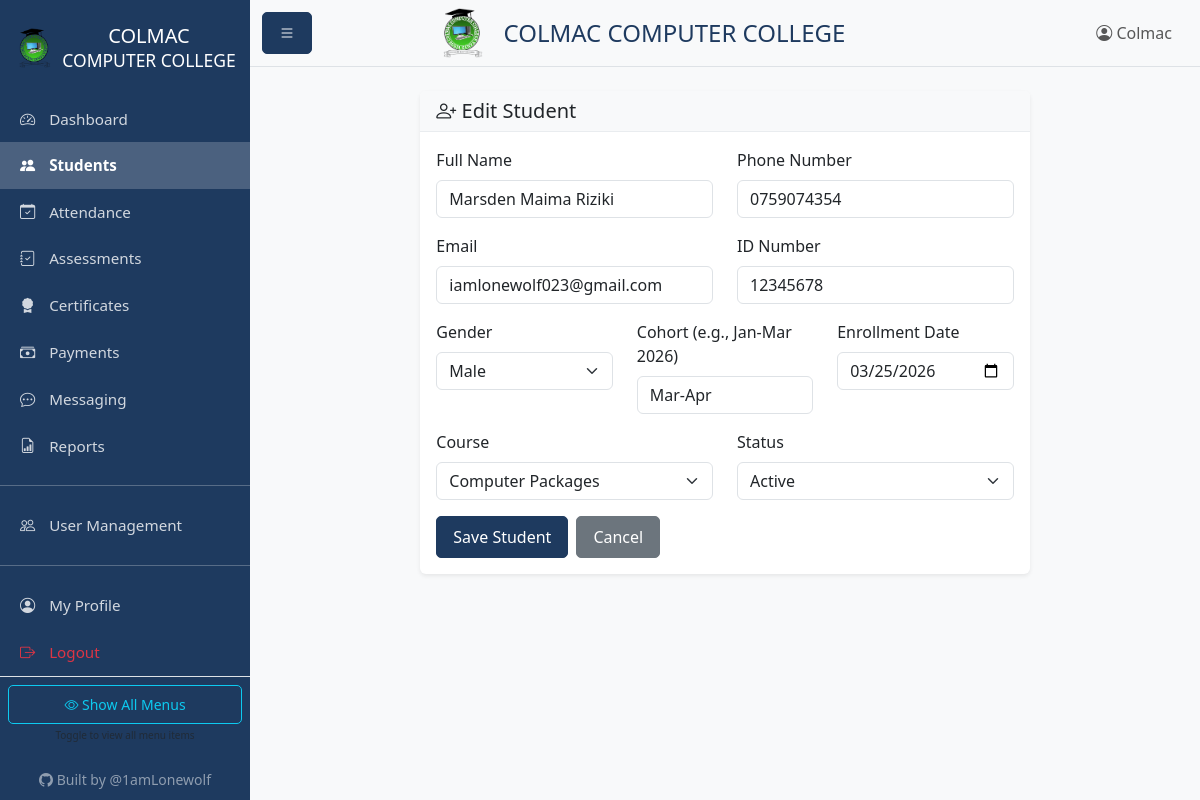
The page /students/1/edit (signed in) on the database its author committed.
### models.py (models this page shows, shortened)
class User(UserMixin, db.Model):
    id = db.Column(db.Integer, primary_key=True)
    username = db.Column(db.String(80), unique=True, nullable=False)
    password_hash = db.Column(db.String(256), nullable=False)
    role = db.Column(db.String(20), default='instructor')  # admin, instructor, receptionist
    is_active = db.Column(db.Boolean, default=True)
    created_at = db.Column(db.DateTime, default=datetime.utcnow)
    created_by = db.Column(db.Integer, db.ForeignKey('user.id'))
    custom_permissions = db.Column(db.Text, default='{}')
    @property
    def is_admin(self):
        return self.role == 'admin'
    @property
    def is_instructor(self):
        return self.role in ['admin', 'instructor']
    @property
    def is_receptionist(self):
        return self.role in ['admin', 'receptionist']
    def get_permissions(self):
        import json
        try:
            return json.loads(self.custom_permissions or '{}')
        except:
            return {}
    def has_permission(self, key):
        perms = self.get_permissions()
        return perms.get(key, False)

class Student(db.Model):
    id = db.Column(db.Integer, primary_key=True)
    name = db.Column(db.String(100), nullable=False)
    phone = db.Column(db.String(20))
    email = db.Column(db.String(120))
    id_number = db.Column(db.String(50))  # National ID or student ID
    gender = db.Column(db.String(10))
    enrollment_date = db.Column(db.DateTime, default=datetime.utcnow)
    cohort = db.Column(db.String(50))  # e.g., "Jan-Mar 2026"
    status = db.Column(db.String(20), default='active')  # active, completed, dropped
    created_at = db.Column(db.DateTime, default=datetime.utcnow)
    updated_at = db.Column(db.DateTime, default=datetime.utcnow, onupdate=datetime.utcnow)
    attendances = db.relationship('Attendance', backref='student', lazy=True, cascade='all, delete-orphan')
    assessments = db.relationship('Assessment', backref='student', lazy=True, cascade='all, delete-orphan')
    certificates = db.relationship('Certificate', backref='student', lazy=True, cascade='all, delete-orphan')
    payments = db.relationship('Payment', backref='student', lazy=True, cascade='all, delete-orphan')

### blueprints/students.py (the view, shortened to what this page needs)
@students_bp.route('/<int:id>/edit', methods=['GET', 'POST'])
@login_required
def edit(id):
    from forms import StudentForm
    student = Student.query.get_or_404(id)
    courses = Course.query.all()
    form = StudentForm(obj=student)
    form.course_id.choices = [(c.id, c.name) for c in courses]
    return render_template('students/form.html', form=form, courses=courses, title='Edit Student', student=student)

### forms.py
class StudentForm(FlaskForm):
    name = StringField('Full Name', validators=[DataRequired(), Length(max=100)])
    phone = StringField('Phone Number', validators=[Optional(), Length(max=20)])
    email = StringField('Email', validators=[Optional(), Email(), Length(max=120)])
    id_number = StringField('ID Number', validators=[Optional(), Length(max=50)])
    gender = SelectField('Gender', choices=[('', 'Select'), ('Male', 'Male'), ('Female', 'Female')])
    cohort = StringField('Cohort (e.g., Jan-Mar 2026)', validators=[DataRequired(), Length(max=50)])
    enrollment_date = DateField('Enrollment Date', validators=[DataRequired()])
    course_id = SelectField('Course', coerce=int, validators=[Optional()], choices=[])
    status = SelectField('Status', choices=[('active', 'Active'), ('completed', 'Completed'), ('dropped', 'Dropped')], default='active')
    submit = SubmitField('Save Student')

### app.py (called while the page is built)
@app.context_processor
def inject_config():
    return {
        'COURSE_FEE': app.config['COURSE_FEE'],
        'COURSE_NAME': app.config['COURSE_NAME']
    }

### models.py (called while the page is built)
def init_login_manager(app):
    login_manager.init_app(app)
    login_manager.login_view = 'auth.login'
    @login_manager.user_loader
    def load_user(user_id):
        return User.query.get(int(user_id))

### templates/students/form.html (shortened to what this page needs)
{% extends "base.html" %}
{% block content %}
<div class="row justify-content-center">
    <div class="col-md-8">
        <div class="card">
            <div class="card-header bg-light">
                <h5 class="mb-0"><i class="bi bi-person-plus"></i> {{ title }}</h5>
            </div>
            <div class="card-body">
                <form method="POST">
                    <div class="row">
                        <div class="col-md-6 mb-3">
                            {{ form.name.label(class="form-label") }}
                            {{ form.name(class="form-control") }}
                        </div>
                        <div class="col-md-6 mb-3">
                            {{ form.phone.label(class="form-label") }}
                            {{ form.phone(class="form-control", placeholder="+254...") }}
                        </div>
                    </div>
                    <div class="row">
                        <div class="col-md-6 mb-3">
                            {{ form.email.label(class="form-label") }}
                            {{ form.email(class="form-control") }}
                        </div>
                        <div class="col-md-6 mb-3">
                            {{ form.id_number.label(class="form-label") }}
                            {{ form.id_number(class="form-control") }}
                        </div>
                    </div>
                    <div class="row">
                        <div class="col-md-4 mb-3">
                            {{ form.gender.label(class="form-label") }}
                            {{ form.gender(class="form-select") }}
                        </div>
                        <div class="col-md-4 mb-3">
                            {{ form.cohort.label(class="form-label") }}
                            {{ form.cohort(class="form-control", placeholder="e.g., Jan-Mar 2026") }}
                        </div>
                        <div class="col-md-4 mb-3">
                            {{ form.enrollment_date.label(class="form-label") }}
                            {{ form.enrollment_date(class="form-control", type="date") }}
                        </div>
                    </div>
                    <div class="row">
                        <div class="col-md-6 mb-3">
                            {{ form.course_id.label(class="form-label") }}
                            {{ form.course_id(class="form-select") }}
                        </div>
                        {% if student %}
                        <div class="col-md-6 mb-3">
                            {{ form.status.label(class="form-label") }}
                            {{ form.status(class="form-select") }}
                        </div>
                        {% endif %}
                    </div>
                    <div class="d-flex gap-2">
                        {{ form.submit(class="btn btn-primary") }}
                        <a href="{{ url_for('students.index') }}" class="btn btn-secondary">Cancel</a>
                    </div>
                </form>
            </div>
        </div>
    </div>
</div>
{% endblock %}

### templates/base.html (shortened to what this page needs)
<!DOCTYPE html>
<html lang="en">
<head>
    <link href="https://cdn.jsdelivr.net/npm/bootstrap@5.3.2/dist/css/bootstrap.min.css" rel="stylesheet">
    <link href="https://cdn.jsdelivr.net/npm/bootstrap-icons@1.11.1/font/bootstrap-icons.css" rel="stylesheet">
    <link rel="stylesheet" href="{{ url_for('static', filename='css/style.css') }}">
</head>
<body>
    {% if current_user.is_authenticated %}
    <div class="d-flex" id="wrapper">
        <div class="sidebar" id="sidebar-wrapper">
            <div class="sidebar-heading text-center py-4">
                <div class="d-flex align-items-center justify-content-center gap-2">
                    <img src="{{ url_for('static', filename='colmac_logo.png') }}" alt="Logo" style="height: 40px;">
                    <h5 class="mb-0">COLMAC<br><small>COMPUTER COLLEGE</small></h5>
                </div>
            </div>
            <div class="list-group list-group-flush">
                <a href="{{ url_for('main.dashboard') }}" class="list-group-item list-group-item-action {% if request.endpoint == 'main.dashboard' %}active{% endif %}">
                    <i class="bi bi-speedometer2"></i> Dashboard
                </a>
                <a href="{{ url_for('students.index') }}" class="list-group-item list-group-item-action {% if 'student' in request.endpoint %}active{% endif %}">
                    <i class="bi bi-people-fill"></i> Students
                </a>
                {% if current_user.is_instructor or current_user.has_permission('can_access_attendance') %}
                <a href="{{ url_for('attendance.index') }}" class="list-group-item list-group-item-action restricted-menu {% if 'attendance' in request.endpoint %}active{% endif %}">
                    <i class="bi bi-calendar-check"></i> Attendance
                </a>
                <a href="{{ url_for('assessments.index') }}" class="list-group-item list-group-item-action restricted-menu {% if 'assessment' in request.endpoint %}active{% endif %}">
                    <i class="bi bi-journal-check"></i> Assessments
                </a>
                {% endif %}
                <a href="{{ url_for('certificates.index') }}" class="list-group-item list-group-item-action {% if 'certificate' in request.endpoint %}active{% endif %}">
                    <i class="bi bi-award-fill"></i> Certificates
                </a>
                {% if current_user.is_receptionist or current_user.has_permission('can_access_payments') %}
                <a href="{{ url_for('payments.index') }}" class="list-group-item list-group-item-action restricted-menu {% if 'payment' in request.endpoint %}active{% endif %}">
                    <i class="bi bi-cash-stack"></i> Payments
                </a>
                {% endif %}
                <a href="{{ url_for('messaging.index') }}" class="list-group-item list-group-item-action {% if 'messaging' in request.endpoint %}active{% endif %}">
                    <i class="bi bi-chat-dots"></i> Messaging
                </a>
                <a href="{{ url_for('reports.index') }}" class="list-group-item list-group-item-action {% if 'report' in request.endpoint %}active{% endif %}">
                    <i class="bi bi-file-earmark-bar-graph"></i> Reports
                </a>
                {% if current_user.is_admin or current_user.has_permission('can_access_users') %}
                <hr class="restricted-menu">
                <a href="{{ url_for('users.index') }}" class="list-group-item list-group-item-action restricted-menu {% if 'user' in request.endpoint %}active{% endif %}">
                    <i class="bi bi-people"></i> User Management
                </a>
                {% endif %}
                <hr>
                <a href="{{ url_for('users.profile') }}" class="list-group-item list-group-item-action">
                    <i class="bi bi-person-circle"></i> My Profile
                </a>
                <a href="{{ url_for('auth.logout') }}" class="list-group-item list-group-item-action text-danger">
                    <i class="bi bi-box-arrow-right"></i> Logout
                </a>
                <div class="text-center py-2 px-2 border-top">
                    <button class="btn btn-sm btn-outline-info w-100" id="togglePermissions"
                            title="Show/hide restricted menu items">
                        <i class="bi bi-eye"></i> <span id="toggleText">Show All Menus</span>
                    </button>
                    <small class="text-muted d-block mt-1" style="font-size: 10px;">
                    </small>
                </div>
                <div class="text-center py-3 px-2">
                    <a href="https://github.com/1amLonewolf" target="_blank" class="text-white-50 text-decoration-none small">
                        <i class="bi bi-github"></i> Built by @1amLonewolf
                    </a>
                </div>
            </div>
        </div>
        <div id="page-content-wrapper" class="w-100">
            <nav class="navbar navbar-expand-lg navbar-light bg-light border-bottom">
                <div class="container-fluid">
                    <button class="btn btn-primary" id="sidebarToggle">
                        <i class="bi bi-list"></i>
                    </button>
                    <div class="d-flex align-items-center mx-auto">
                        <img src="{{ url_for('static', filename='colmac_logo.png') }}" alt="Colmac Logo" style="height: 50px;" class="me-3">
                        <h4 class="mb-0" style="color: #1e3a5f;">COLMAC COMPUTER COLLEGE</h4>
                    </div>
                    <div class="ms-auto">
                        <span class="navbar-text me-3">
                            <i class="bi bi-person-circle"></i> {{ current_user.username }}
                        </span>
                    </div>
                </div>
            </nav>
            <main class="container-fluid py-4">
                {% block content %}{% endblock %}
            </main>
        </div>
    </div>
    {% endif %}
</body>
</html>

### static/css/style.css (style rules this page uses)
:root { --sidebar-width: 250px; --primary-color: #1e3a5f; --gold-color: #c9a959; }
body { font-family: 'Segoe UI', Tahoma, Geneva, Verdana, sans-serif; background-color: #f8f9fa; overflow-x: hidden; }
#wrapper { display: flex; width: 100%; overflow-x: hidden; }
#sidebar-wrapper { min-height: 100vh; max-height: 100vh; width: var(--sidebar-width); margin-left: 0; background-color: var(--primary-color); color: white; transition: margin 0.25s ease-out; position: fixed; z-index: 1000; overflow-y: auto; overflow-x: hidden; }
#sidebar-wrapper .sidebar-heading { color: white; font-size: 1.2rem; font-weight: bold; }
#sidebar-wrapper .list-group-item { background-color: transparent; color: rgba(255, 255, 255, 0.8); border: none; padding: 12px 20px; font-size: 0.95rem; }
#sidebar-wrapper .list-group-item.active { background-color: rgba(255, 255, 255, 0.2); color: white; font-weight: 600; }
#sidebar-wrapper .list-group-item i { margin-right: 10px; width: 20px; text-align: center; }
#page-content-wrapper { flex: 1; min-width: 0; margin-left: var(--sidebar-width); transition: margin 0.25s ease-out; overflow-x: hidden; }
.card { border: none; box-shadow: 0 0.125rem 0.25rem rgba(0, 0, 0, 0.075); margin-bottom: 1.5rem; }
.card-header { background-color: #f8f9fa; border-bottom: 1px solid #e9ecef; font-weight: 600; }
.btn { border-radius: 5px; padding: 8px 16px; font-weight: 500; }
.btn-primary { background-color: var(--primary-color); border-color: var(--primary-color); }

### rows shown on the page
User: username "Colmac"
Student: name "Marsden Maima Riziki", phone "0759074354", email "iamlonewolf023@gmail.com", id_number "12345678", gender "Male", cohort "Mar-Apr", enrollment_date "03/25/2026", status "Active"

### other values the page prints
{{ title }} "Edit Student"
